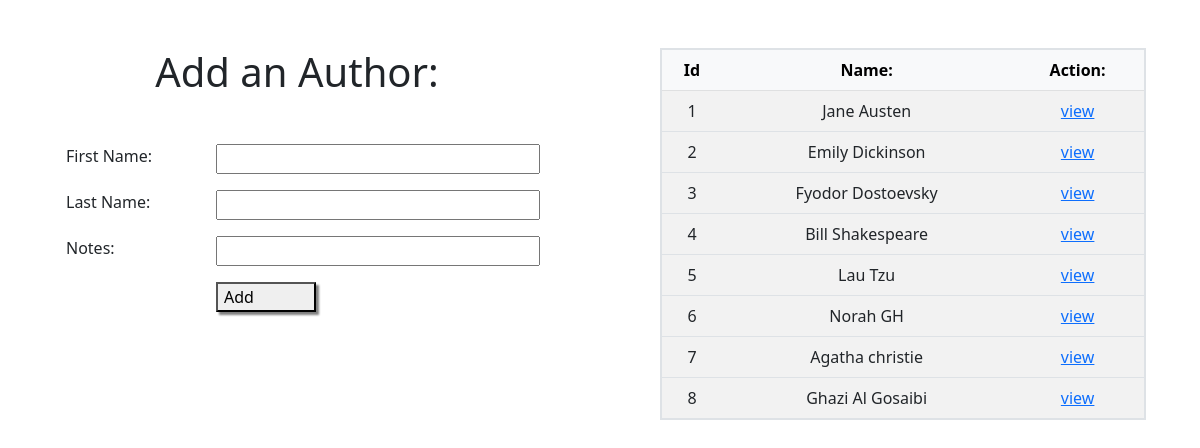
Page /authors on the earlier database version.
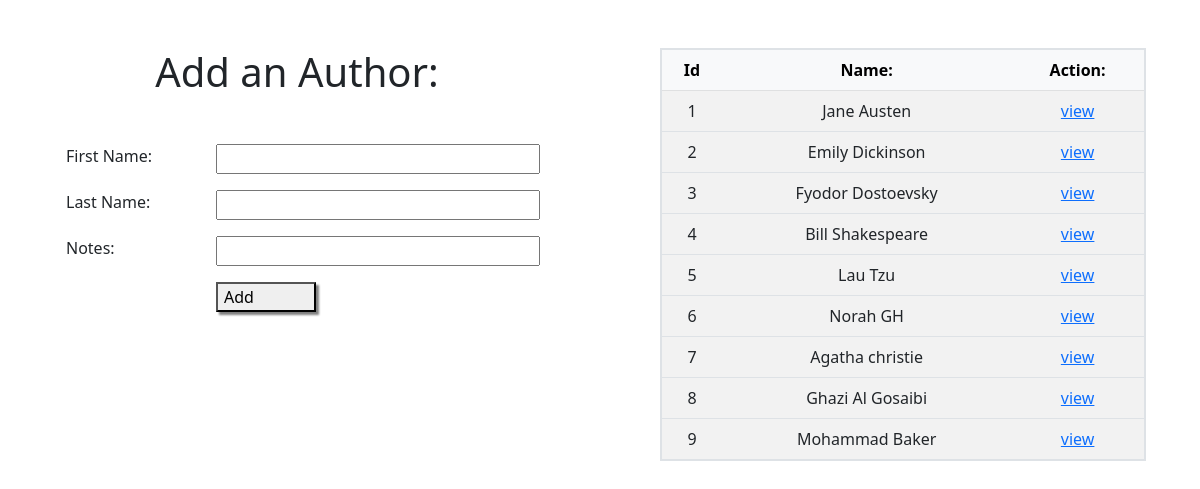
Same page on the later database version.
### booksAuthors_app/models.py (models this page shows)
class Authors (models.Model):
    first_name = models.CharField(max_length=45)
    last_name = models.CharField(max_length=45)
    created_at = models.DateTimeField(auto_now_add=True)
    updated_at = models.DateTimeField(auto_now=True)
    notes = models.TextField(default='')
    books = models.ManyToManyField(Books,related_name='authors')

### booksAuthors_app/views.py (the view)
# urls.py: path('authors',views.authors)
def authors(request): #authors page contains table of all authors + add new author form.
    context = {
        'authors' : Authors.objects.all(),
    }
    return render(request,'addAuthor.html',context)

### booksAuthors_app/templates/addAuthor.html (shortened to what this page needs)
<!DOCTYPE html>
<html lang="en">
<head>
    <link href="https://cdn.jsdelivr.net/npm/bootstrap@5.2.0-beta1/dist/css/bootstrap.min.css" rel="stylesheet"
>
        {% load static %}
    <link rel="stylesheet" href="{% static 'css/style.css' %}">
</head>
<body>
    <div class="container row mx-auto text-center">
        <div class="col mt-5 me-5">
            <h1>Add an Author:</h1>
            <form method="post" action="/addAuthor" class="row mx-auto mt-5 text-start">
                <label for="" class="col col-4"> First Name:</label>
                <input type="text" name="first" class="col">
                <label for="" class="col col-4"> Last Name:</label>
                <input type="text" name="last" class="col">
                <label for="" class="col col-4"> Notes:</label>
                <input type="text" name="notes" class="col">
                <div class="col col-4"></div>
                <div class="col">
                    <button type="submit" class="btun row">Add</button>
                </div>
            </form>
        </div>
        <div class="col mt-5 ms-5">
            <table class="table table-striped">
                <thead class="table-light">
                    <th>Id</th>
                    <th>Name:</th>
                    <th>Action:</th>
                </thead>
                {% for author in authors %}
                <tbody>
                    <td>{{author.id}}</td>
                    <td>{{author.first_name}} {{author.last_name}}</td>
                    <td> <a href="/author/{{author.id}}">view</a></td>
                </tbody>
                {% endfor %}
            </table>
        </div>
    </div>
</body>
</html>

### booksAuthors_app/static/css/style.css (style rules this page uses)
table { border: 2px solid black; }
.btun { width: 100px !important; box-shadow: 3px 3px 2px gray; }

Differences in the rows shown:
added Authors: id "9", first_name "Mohammad", last_name "Baker"
